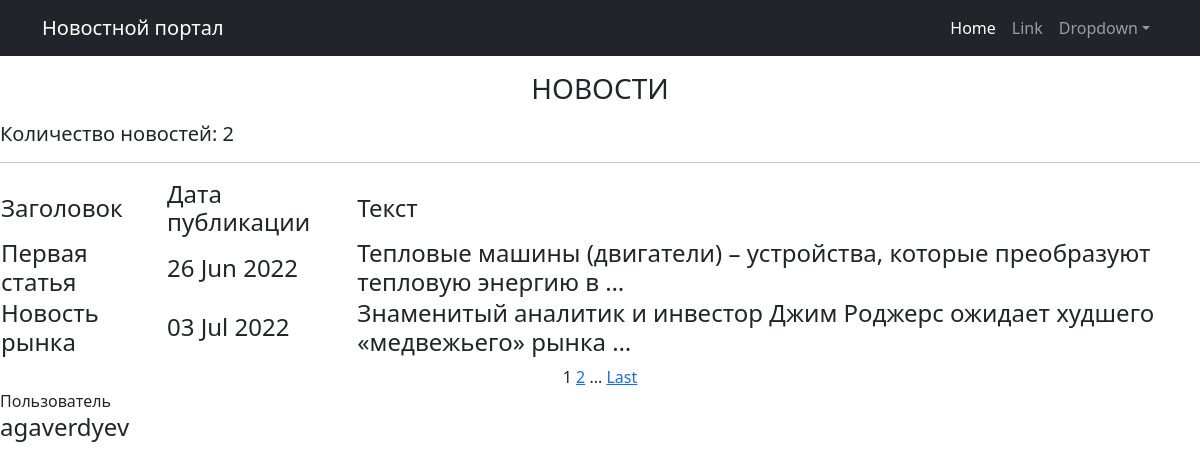
/news/ (signed in), run on the app's committed database.
### NewsPortal/models.py (models this page shows, shortened)
class Post(models.Model):
    author_post = models.ForeignKey(Author,on_delete = models.CASCADE)
    type = models.CharField(max_length = 1,choices = array)
    time_in = models.DateTimeField(default=datetime.utcnow())
    category_post = models.ManyToManyField(Category,through = 'PostCategory')
    heading = models.CharField(max_length = 255)
    text = models.TextField()
    rating = models.IntegerField(default = 0)

### NewsPortal/views.py (the view)
# urls.py: path('',(PostsList.as_view()),name = 'post_list'),
class PostsList(LoginRequiredMixin,ListView):
    model = Post
    ordering = 'time_in'
    template_name = 'post_list.html'
    context_object_name = 'posts'
    paginate_by = 2
    def get_context_data(self, **kwargs):
        context = super().get_context_data(**kwargs)
        context['time_now'] = datetime.datetime.utcnow()
        context['is_not_author'] = not (self.request.user.groups.filter(name = 'authors').exists())
        return context

### NewsPortal/templatetags/custom_filters.py (called while the page is built)
@register.filter()
def censor(value):
    value_list = value.split(' ')
    if not isinstance(value,str):
        raise ValueError('Данный фильтр применим к строке')
    else:
        for word in value_list:
            if word[:-1] in OBSCENE_WORDS:
                value_list[value_list.index(word)] = word[0] + '*' * (len(word) -1)
    return ' '.join(value_list)

### NewsPortal/templatetags/custom_tags.py (called while the page is built)
@register.simple_tag(takes_context = True)
def url_replace(context,**kwargs):
   d = context['request'].GET.copy()
   for i , v in kwargs.items():
      d[i] = v
   return d.urlencode()

### templates/post_list.html (shortened to what this page needs)
{% include 'flatpages/default.html' %}
{% load custom_filters %}
{% load custom_tags %}
{% load cache %}
{% cache 60 * 30 title %}
    {% block title %}
    <h3>
    <center>НОВОСТИ</center>
    </h3>
    <h5>
        Количество новостей: {{posts|length}}
    </h5>
    {% endblock title %}
{% endcache %}
{% block content %}
{% cache 60 * 100 %}
    <hr>
    <h4>
        <table>
            <tr>
                <td>
                    Заголовок
                </td>
                <td>
                    Дата публикации
                </td>
                <td>
                    Текст
                </td>
            </tr>{% endcache %}
                {% for post in posts %}
                <tr><td>
                    {{post.heading|censor}}
                </td>
                <td>
                    {{post.time_in|date:'d M Y'}}
                </td>
                <td>
                    {{post.text|censor|truncatewords:10}}
                </td>
                    <td>
                    </td>
                </tr>
                {% endfor %}
        </table>
    </h4>
<center>
   {{ page_obj.number }}
   {% if page_obj.has_next %}
       <a href="?{% url_replace page=page_obj.next_page_number %}">{{ page_obj.next_page_number }}</a>
       {% if paginator.num_pages != page_obj.next_page_number %}
           ...
           <a href="?{% url_replace page=page_obj.paginator.num_pages %}">Last</a>
       {% endif %}
   {% endif %}
</center>
Пользователь <h4>{{user.username}}</h4>
{% endblock content %}

### data on the page
Post: heading|censor "Первая статья", time_in "26 Jun 2022", text|censor "​Тепловые машины (двигатели) – устройства, которые преобразуют тепловую энергию в …"
Post: heading|censor "Новость рынка", time_in "03 Jul 2022", text|censor "Знаменитый аналитик и инвестор Джим Роджерс ожидает худшего «медвежьего» рынка …"

### other printed values
{{ posts|length }} "2"
{{ page_obj.number }} "1"
{{ page_obj.next_page_number }} "2"
{{ user.username }} "agaverdyev"
